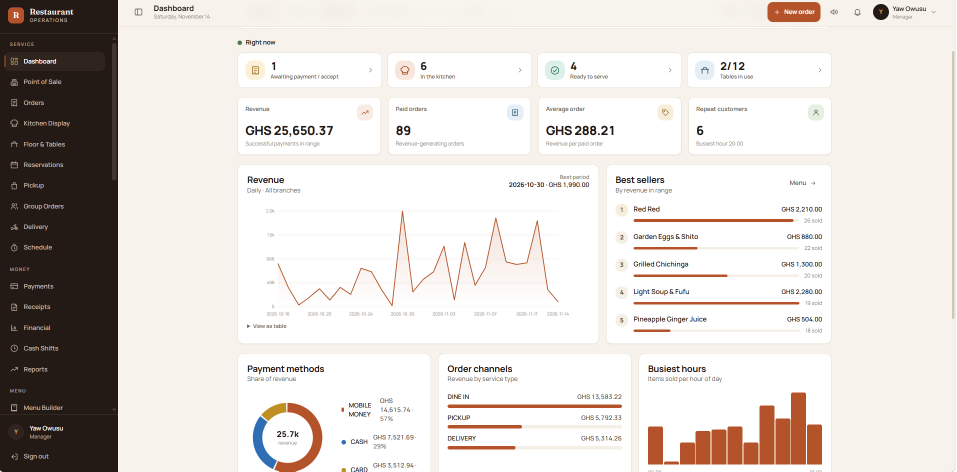
#> input picture documentation/screen shots/Screenshot 2026-11-14 103400.png, 1913 x 943 px (shown at 1/2 size)
$ python prepare_images.py '../../documentation/screen shots/Screenshot 2026-11-14 103400.png'
#> lines starting #> are read from the running program, lines starting #| are printed output that depends on the picture
"""Build the marketing site's images.

    python marketing/scripts/prepare_images.py

Reads the real application screenshots from documentation/screen shots, downloads the food
photographs from Unsplash (Unsplash License: free for commercial use), and writes resized WebP
files plus a typed manifest (src/data/images.ts) that the components import.

Screenshots are only resized or cropped, never edited.
"""
from __future__ import annotations

import io
import json
import os
import sys
import urllib.request
from pathlib import Path

from PIL import Image

ROOT = Path(__file__).resolve().parents[2]
SITE = ROOT / "marketing"
SHOTS = ROOT / "documentation" / "screen shots"
OUT = SITE / "public" / "images"
CACHE = SITE / ".image-cache"

# key: (file, crop box as fractions or None, alt text)
SCREENS = {
    "dashboard": ("Screenshot 2026-11-14 103400.png", None, "Owner dashboard with revenue, paid orders, best sellers, payment methods and busiest hours"),
    "pos": ("Screenshot 2026-11-14 103419.png", None, "Point of sale with dishes by category and the ticket with dine-in, pickup and delivery"),
    "orders": ("Screenshot 2026-11-14 103432.png", None, "Orders list across dine-in, pickup and delivery with status tabs and next-step buttons"),
    "kds": ("Screenshot 2026-11-14 103504.png", None, "Kitchen display with tickets in accepted, cooking and ready columns and waiting timers"),
    "floor": ("Screenshot 2026-11-14 103517.png", None, "Floor and tables view with available, occupied, reserved and closed counts by zone"),
    "reservations": ("Screenshot 2026-11-14 103529.png", None, "Reservation management with table, guest, time and status"),
    "delivery": ("Screenshot 2026-11-14 103610.png", None, "Delivery dispatch board with rider assignment and delivery zones"),
    "schedule": ("Screenshot 2026-11-14 103627.png", None, "Weekly staff rota and timesheet with worked, scheduled and overtime hours"),
    "payments": ("Screenshot 2026-11-14 103644.png", None, "Payment screen with cash, Mobile Money and card methods"),
    "receipts": ("Screenshot 2026-11-14 103717.png", None, "Receipt center showing an itemised receipt with service charge and taxes"),
    "financial": ("Screenshot 2026-11-14 103734.png", None, "Financial controls: manager PIN approval, discount, void, refund and close of day"),
    "shifts": ("Screenshot 2026-11-14 103752.png", None, "Cash shifts with opening float, open drawers and expected cash"),
    "reports": ("Screenshot 2026-11-14 103804.png", None, "Report exports for sales, reconciliation, audit trail, timesheets and walkouts"),
    "menu": ("Screenshot 2026-11-14 103816.png", None, "Menu builder with categories, dishes and availability switches"),
    "offers": ("Screenshot 2026-11-14 103829.png", None, "Offers: buy-X-get-Y, combos and happy hours"),
    "inventory": ("Screenshot 2026-11-14 103842.png", None, "Ingredients and stock with low-stock status"),
    "feedback": ("Screenshot 2026-11-14 103900.png", None, "Guest feedback and ratings by dish, staff and rider"),
    "hr": ("Screenshot 2026-11-14 103924.png", None, "HR dashboard with headcount, today's attendance and items waiting for approval"),
    "hrreports": ("Screenshot 2026-11-14 103936.png", None, "HR reports: employee register, joiners and leavers, leave, hours and payroll summary"),
    "devices": ("Screenshot 2026-11-14 104007.png", None, "Attendance devices overview: devices, gateways, scans to review"),
    "billing": ("Screenshot 2026-11-14 104027.png", None, "Service charge, tax and tips settings with NHIL, GETFund and VAT"),
    "branches": ("Screenshot 2026-11-14 104103.png", None, "Branch management"),
    "tips": ("Screenshot 2026-11-14 104133.png", None, "Tip and service charge pools"),
    "payroll": ("Screenshot 2026-11-14 104146.png", None, "Payroll runs with period, staff, gross, net and status"),
    "deductions": ("Screenshot 2026-11-14 104200.png", None, "Payroll deduction and employer contribution rules such as SSNIT and PAYE"),
    "attendance": ("Screenshot 2026-11-14 104216.png", None, "Attendance day board: working now, on break, late, absent and missed clock-outs"),
    "pickupboard": ("Screenshot 2026-11-14 104743.png", None, "Public pickup board showing order numbers ready to collect"),
    # table-QR guest pages, cropped to the phone-width column the guest sees
    "qr-welcome": ("Screenshot 2026-11-14 104422.png", (.325, .045, .685, 1), "Table QR welcome page asking for a phone number, no app or account needed"),
    "qr-menu": ("Screenshot 2026-11-14 104448.png", (.325, .045, .685, 1), "Table QR menu with dishes by category"),
    "qr-cart": ("Screenshot 2026-11-14 104513.png", (.375, .205, .628, .84), "Table QR order review with kitchen note and send to kitchen"),
    "qr-tracker": ("Screenshot 2026-11-14 104535.png", (.325, .045, .685, 1), "Table QR live order tracker with pay by Mobile Money and split the bill"),
    "qr-bill": ("Screenshot 2026-11-14 104547.png", (.385, 0, .615, .82), "Running bill: ordered, paid and left to pay"),
    "waiter-call": ("Screenshot 2026-11-14 104630.png", None, "Staff notification: Table 8 wants a waiter, with On my way and Done"),
    "qr-split": ("Screenshot 2026-11-14 104759.png", None, "Split the bill equally between the people at the table"),
    # customer and rider mobile app (status and gesture bars trimmed)
    "app-home": ("Screenshot_1794652296.png", "phone", "Customer app home with deals, table scan and booking"),
    "app-cart": ("Screenshot_1794652309.png", "phone", "Customer app cart with promo code and combo suggestion"),
    "app-checkout": ("Screenshot_1794652318.png", "phone", "Customer app checkout with dine-in, pickup or delivery and Mobile Money"),
    "app-checkout-2": ("Screenshot_1794652326.png", "phone", "Customer app checkout with tip, loyalty points and taxes"),
    "app-profile": ("Screenshot_1794652345.png", "phone", "Customer profile with loyalty points"),
    "app-orders": ("Screenshot_1794652362.png", "phone", "Customer order history with status and reorder"),
    "app-reserve": ("Screenshot_1794652409.png", "phone", "Customer app table reservation form"),
    "rider-list": ("Screenshot_1794655077.png", "phone", "Rider view with active deliveries"),
    "rider-delivery": ("Screenshot_1794655085.png", "phone", "Rider delivery screen with navigation, location sharing and mark delivered"),
}

# Unsplash photos (https://unsplash.com/license). key: (photo id, alt text)
FOOD = {
    "rice-pan": ("1512058564366-18510be2db19", "A pan of colourful seasoned rice with lemon wedges"),
    "served-plate": ("1414235077428-338989a2e8c0", "A plated dish being served at a candle-lit restaurant table"),
    "dining-group": ("1592861956120-e524fc739696", "Friends sharing plates of food at a busy restaurant"),
    "interior-modern": ("1517248135467-4c7edcad34c4", "A modern restaurant dining room with set tables"),
    "interior-hall": ("1555396273-367ea4eb4db5", "A large, bright restaurant hall with wooden tables"),
    "chef-flame": ("1600565193348-f74bd3c7ccdf", "A chef cooking over a flaming pan in a restaurant kitchen"),
    "chef-plating": ("1581349485608-9469926a8e5e", "A chef finishing a row of plated dishes at the pass"),
    "chef-lamps": ("1577219491135-ce391730fb2c", "A chef preparing food under warm heat lamps"),
    "burger-fries": ("1561758033-d89a9ad46330", "A cheeseburger with fries on a wooden board"),
    "cafe": ("1554118811-1e0d58224f24", "A bright café with plants and a coffee bar"),
    "coffee": ("1495474472287-4d71bcdd2085", "Two people toasting with lattes"),
    "hotel-terrace": ("1559339352-11d035aa65de", "A waterside hotel restaurant terrace at dusk"),
    "table-overhead": ("1466978913421-dad2ebd01d17", "Friends reaching for burgers and fries at a shared table"),
    "pizza": ("1513104890138-7c749659a591", "A wood-fired pizza with tomatoes and rosemary"),
    "pasta": ("1563379926898-05f4575a45d8", "Prawn spaghetti in a cast-iron pan"),
    "fried-rice": ("1603133872878-684f208fb84b", "A plate of fried rice with vegetables"),
    "cocktails": ("1551024709-8f23befc6f87", "Three colourful cocktails on a bar counter"),
    "bowl": ("1546069901-ba9599a7e63c", "A fresh salad bowl with salmon and vegetables"),
    "ribs": ("1544025162-d76694265947", "Grilled ribs with tomatoes and sides on a board"),
    "plates-spread": ("1504674900247-0877df9cc836", "An overhead spread of plated dishes with herbs and chilli"),
    "steak": ("1600891964092-4316c288032e", "A grilled steak with seasoned fries"),
}

SCREEN_WIDTHS = [960, 1600]
PHONE_WIDTHS = [360, 720]
FOOD_WIDTHS = [640, 1280]


def save_webp(im: Image.Image, folder: Path, key: str, widths: list[int], quality: int) -> dict:
    folder.mkdir(parents=True, exist_ok=True)
    w, h = im.size
    out = []
    for target in widths:
        tw = min(target, w)
        th = round(h * tw / w)
        im.resize((tw, th), Image.LANCZOS).save(folder / f"{key}-{tw}.webp", "WEBP", quality=quality, method=6)
        out.append(tw)
    return {"w": w, "h": h, "widths": sorted(set(out))}


def screens() -> dict:
    manifest = {}
    for key, (name, box, alt) in SCREENS.items():
        im = Image.open(SHOTS / name).convert("RGB")
        w, h = im.size
#> w = 1913; h = 943
        kind = "desktop"
        if box == "phone":
            im = im.crop((0, int(h * .028), w, int(h * .965)))
            kind = "phone"
        elif box:
            im = im.crop((int(box[0] * w), int(box[1] * h), int(box[2] * w), int(box[3] * h)))
            kind = "guest"
        widths = PHONE_WIDTHS if kind in ("phone", "guest") else SCREEN_WIDTHS
        info = save_webp(im, OUT / "screens", key, widths, 86)
#> the loop in save_webp, `for target in widths:` made 2 passes
#> pass 1, in save_webp, `im.resize((tw, th), Image.LANCZOS).save(folder / f"{key}-{tw}.webp", "..`:
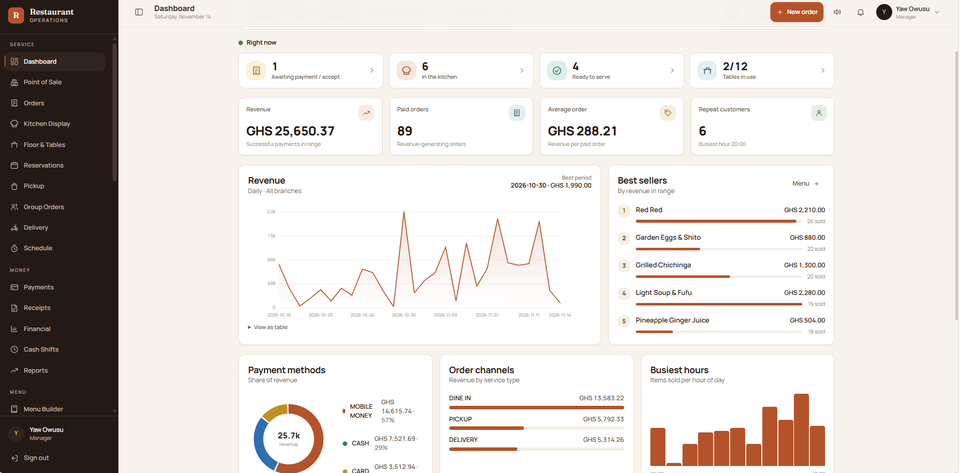
#> saved as dashboard-960.webp: PIL image 960x473 RGB; mean R, G, B 220.6, 215.3, 210.7
#> pass 2, in save_webp, `im.resize((tw, th), Image.LANCZOS).save(folder / f"{key}-{tw}.webp", "..`:
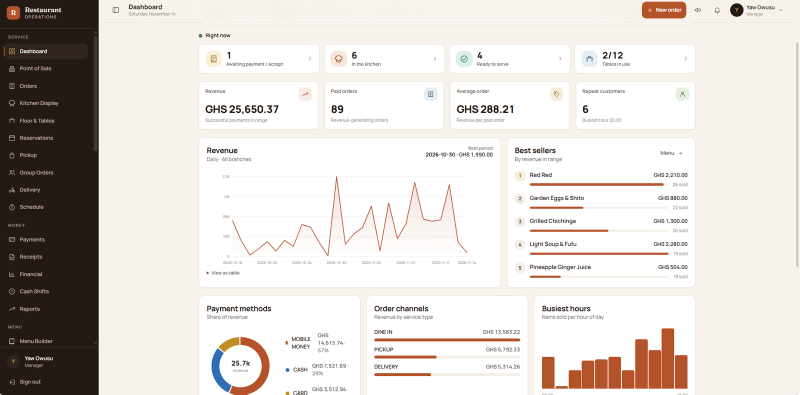
#> saved as dashboard-1600.webp: PIL image 1600x789 RGB (shown at 1/2 size); mean R, G, B 220.7, 215.3, 210.7
#> after the loop in save_webp, `for target in widths:`: out = [960, 1600]
#> info = {'w': 1913, 'h': 943, 'widths': [960, 1600]}
        manifest[key] = {**info, "alt": alt, "kind": kind, "dir": "screens"}
        print("screen", key, info)
#| screen dashboard {'w': 1913, 'h': 943, 'widths': [960, 1600]}
#> pass 2 of the loop in screens, `for key, (name, box, alt) in SCREENS.items():`:
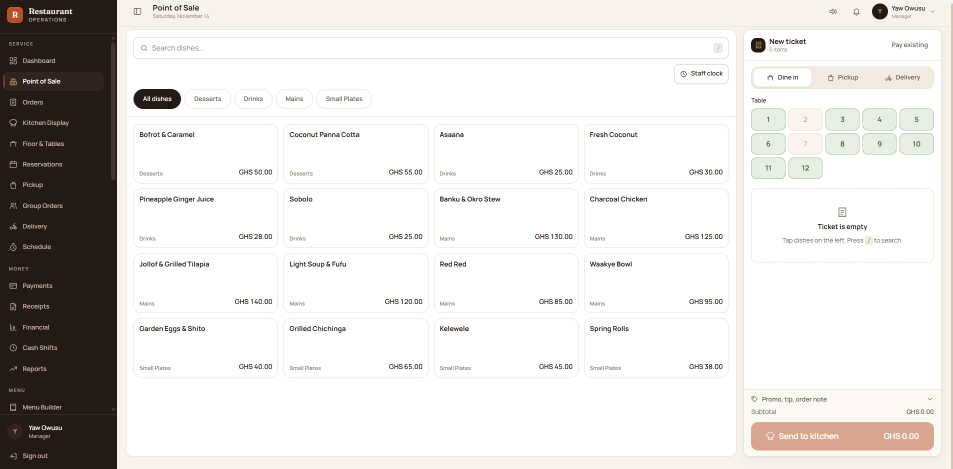
#> input picture documentation/screen shots/Screenshot 2026-11-14 103419.png, 1906 x 937 px (shown at 1/2 size)
#> im: PIL image 1906x937 RGB
#> the loop in save_webp (call 2), `for target in widths:` made 2 passes
#> pass 1, in save_webp (call 2), `im.resize((tw, th), Image.LANCZOS).save(folder / f"{key}-{tw}.webp", "..`:
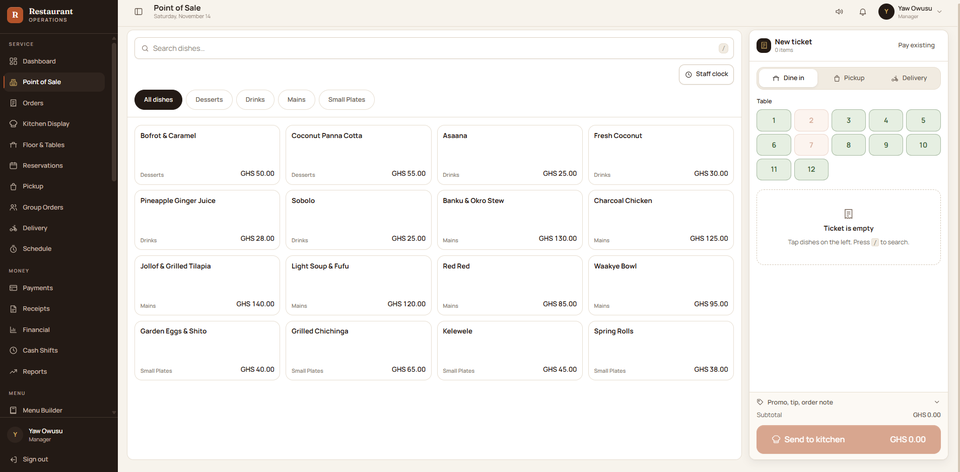
#> saved as pos-960.webp: PIL image 960x472 RGB; mean R, G, B 223.7, 221.3, 218.9
#> pass 2, in save_webp (call 2), `im.resize((tw, th), Image.LANCZOS).save(folder / f"{key}-{tw}.webp", "..`:
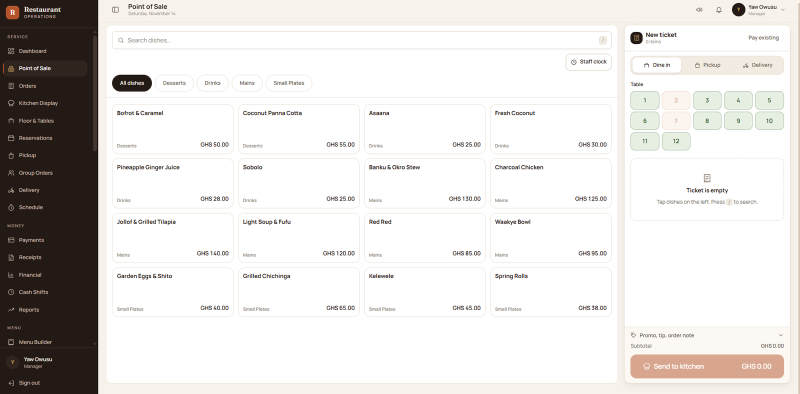
#> saved as pos-1600.webp: PIL image 1600x787 RGB (shown at 1/2 size); mean R, G, B 223.7, 221.3, 218.9
#> info = {'w': 1906, 'h': 937, 'widths': [960, 1600]}
#| screen pos {'w': 1906, 'h': 937, 'widths': [960, 1600]}
#> pass 3 of the loop in screens, `for key, (name, box, alt) in SCREENS.items():`:
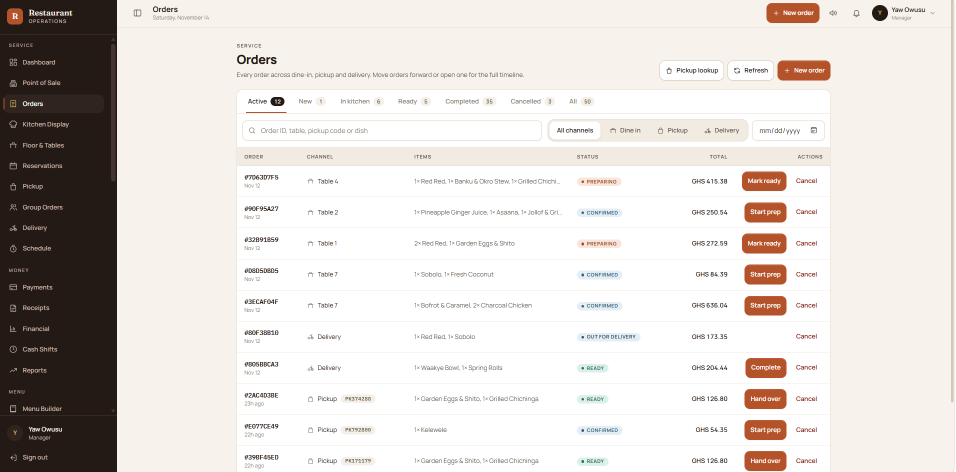
#> input picture documentation/screen shots/Screenshot 2026-11-14 103432.png, 1911 x 943 px (shown at 1/2 size)
#> im: PIL image 1911x943 RGB
#> the loop in save_webp (call 3), `for target in widths:` made 2 passes
#> pass 1, in save_webp (call 3), `im.resize((tw, th), Image.LANCZOS).save(folder / f"{key}-{tw}.webp", "..`:
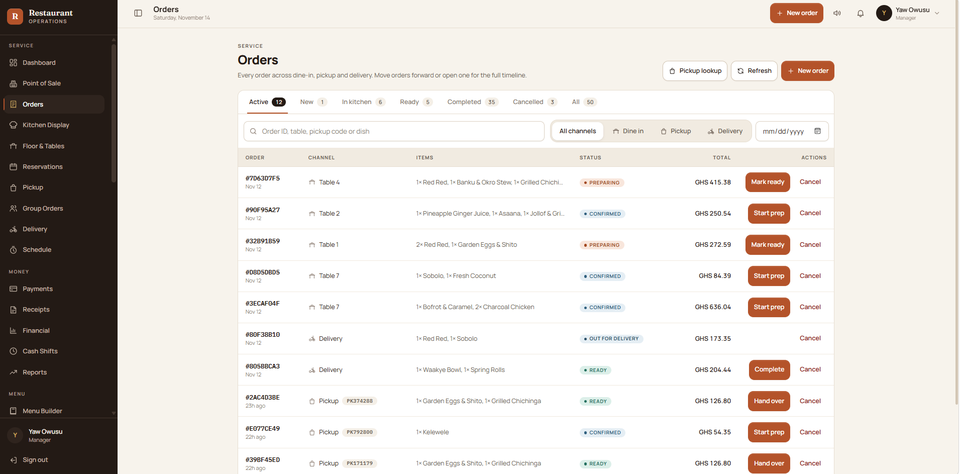
#> saved as orders-960.webp: PIL image 960x474 RGB; mean R, G, B 221.1, 216.1, 211.5
#> pass 2, in save_webp (call 3), `im.resize((tw, th), Image.LANCZOS).save(folder / f"{key}-{tw}.webp", "..`:
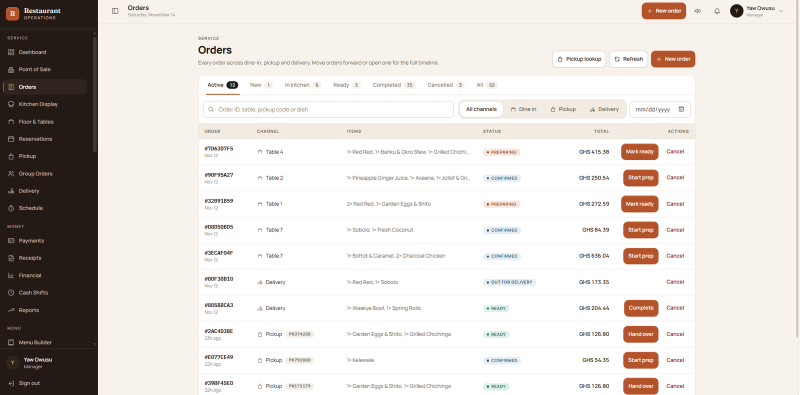
#> saved as orders-1600.webp: PIL image 1600x790 RGB (shown at 1/2 size); mean R, G, B 221.1, 216.1, 211.5
#> info = {'w': 1911, 'h': 943, 'widths': [960, 1600]}
#| screen orders {'w': 1911, 'h': 943, 'widths': [960, 1600]}
#> the loop made 7 passes; the first 3 are shown
    return manifest


# [14 lines left out: function food, not called in this run]


def main() -> None:
    data = {"screens": screens(), "food": food()}
    ts = ["// Generated by scripts/prepare_images.py. Do not edit by hand.",
          "export type ImageInfo = { w: number; h: number; widths: number[]; alt: string; kind: string; dir: string; source?: string };",
          f"export const screens = {json.dumps(data['screens'], indent=2)} as const satisfies Record<string, ImageInfo>;",
          f"export const food = {json.dumps(data['food'], indent=2)} as const satisfies Record<string, ImageInfo>;",
          "export type ScreenKey = keyof typeof screens;",
          "export type FoodKey = keyof typeof food;", ""]
    (SITE / "src" / "data").mkdir(parents=True, exist_ok=True)
    (SITE / "src" / "data" / "images.ts").write_text("\n".join(ts), encoding="utf-8")
    print("manifest written")


# [34 lines left out: function og_image, not called in this run]


if __name__ == "__main__" and "--og" in sys.argv:
    og_image()


if __name__ == "__main__" and "--og" not in sys.argv:
#> (the run stopped early here; a loop or call above may not have finished)
